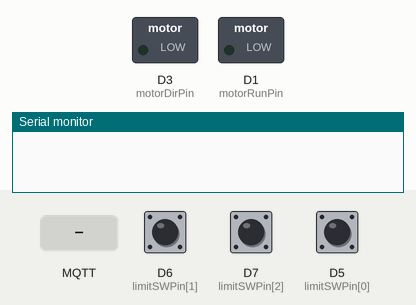
Recording of a sketch running on a simulated ESP8266 (NodeMCU). Shown: switched loads named in the sketch (green lamp = pin HIGH), the last lines printed to the serial monitor. The inputs (shaded band) are chosen by the test bench; at power-on: D6 (limitSWPin[1]) HIGH, D5 (limitSWPin[0]) HIGH, D7 (limitSWPin[2]) HIGH. WiFi joins after 1.5 s; servers stay silent unless stated; no MQTT or app messages arrive unless stated.

Above: at 2.2 s.
2.3 s: MQTT message "1" arrives on the first subscribed topic
At 2.7 s:
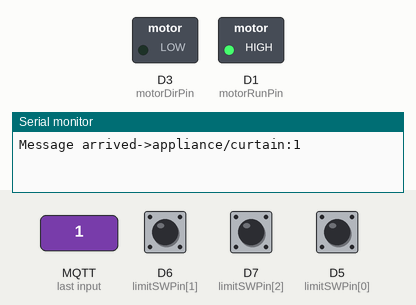
3.8 s: D6 (limitSWPin[1]) pulled LOW for 0.15 s
At 5.0 s:
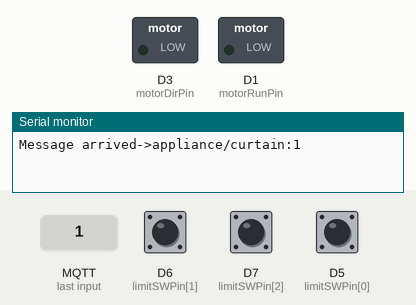
5.4 s: MQTT message "0" arrives on the first subscribed topic
At 6.3 s:
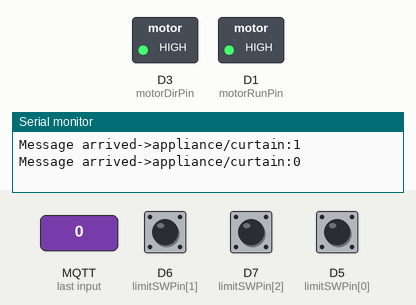
6.9 s: D5 (limitSWPin[0]) pulled LOW for 0.15 s
At 7.4 s:
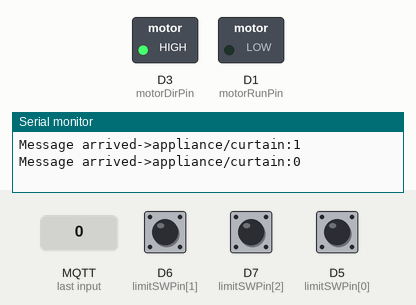
8.5 s: MQTT message "2" arrives on the first subscribed topic
At 9.8 s:
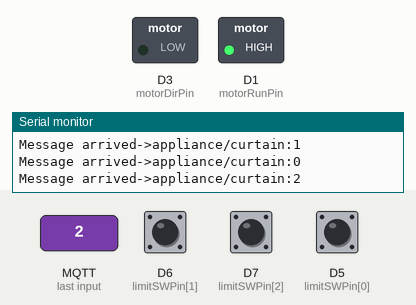
Timing chart, 0 to 20.0 s (numbered marks = the images above; inputs shaded):
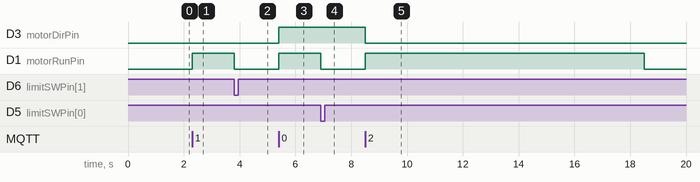

The sketch:

EX10-2.ino
```cpp
#include <ESP8266WiFi.h>
#include <PubSubClient.h>
#define motorRunPin   D1
#define motorDirPin   D3
char limitSWPin[] = {D5, D6, D7};
char ssid[]="UrWiFiAccount";  // replace with your ssid & pass
char pw[]="urPassword";
const char *mqttServer = "192.168.1.104";
const char *client1ID = "CurtainControl";
const char topicSubscribe[] = "appliance/curtain";
const char topicPublish[] = "Curtain";
WiFiClient espClient1;
PubSubClient client1(espClient1);
void callBack(char *, byte *, unsigned int);
char opening = '0';
char previousOpening = '0';
char strCommand;
unsigned long startTime;
void callBack(char *topic, byte *payload, unsigned int len) {
  Serial.print("Message arrived->");
  Serial.print(topic);
  Serial.print(":");
  for (int i = 0; i < len; i++) Serial.print((char) payload[i]);
  Serial.println();
  opening = payload[0];
}
void setup() {
  delay(1000);
  Serial.begin(9600);
  WiFi.begin(ssid, pw);
  client1.setServer(mqttServer, 1883);
  client1.setCallback(callBack);
  for (int i=0; i<3; i++) pinMode(limitSWPin[i], INPUT_PULLUP);
  pinMode(motorDirPin, OUTPUT);
  pinMode(motorRunPin, OUTPUT);
}
void loop() {
  if (!client1.connected() ) {
    client1.connect(client1ID);
    client1.subscribe(topicSubscribe);
  }
  client1.loop();
  switch (opening) {
    case '0':
      if ( opening == previousOpening ) break;
      else {
        previousOpening = opening;
        startTime = millis();
        while ( digitalRead(limitSWPin[0])==HIGH && (millis()-startTime)<10000 ) {
          yield();
          digitalWrite(motorDirPin, HIGH);
          analogWrite(motorRunPin, 1023);
        }
        analogWrite(motorRunPin, 0);
        client1.publish(topicPublish, "Curtain is closed");
      }
      break;
    case '1':
      if ( opening == previousOpening ) break;
      else if ( opening < previousOpening ) {
        previousOpening = opening;
        startTime = millis();
        while ( digitalRead(limitSWPin[1])==HIGH && (millis()-startTime)<10000 ) {
          yield();
          digitalWrite(motorDirPin, HIGH);
          analogWrite(motorRunPin, 1023);
        }
        analogWrite(motorRunPin, 0);
        client1.publish(topicPublish, "Curtain is half open");
      }
      else {
        previousOpening = opening;
        startTime = millis();
        while ( digitalRead(limitSWPin[1])==HIGH && (millis()-startTime)<10000 ) {
          yield();
          digitalWrite(motorDirPin, LOW);
          analogWrite(motorRunPin, 1023);
        }
        analogWrite(motorRunPin, 0);
        client1.publish(topicPublish, "Curtain is half open");
      }
      break;
    case '2':
      if ( opening == previousOpening ) break;
      else {
        previousOpening = opening;
        startTime = millis();
        while ( digitalRead(limitSWPin[2])==HIGH && (millis()-startTime)<10000 ) {
          yield();
          digitalWrite(motorDirPin, LOW);
          analogWrite(motorRunPin, 1023);
        }
        analogWrite(motorRunPin, 0);
        client1.publish(topicPublish, "Curtain is full open");
      }
      break;
    defalult:
      break;
  }
}
```

Measured:
- after the input at 2.3 s, D1 (motorRunPin): LOW → HIGH at once
- after the input at 3.8 s, D1 (motorRunPin): HIGH → LOW at once
- after the input at 5.4 s, D3 (motorDirPin), D1 (motorRunPin): LOW → HIGH at once
- after the input at 6.9 s, D1 (motorRunPin): HIGH → LOW at once
- after the input at 8.5 s, D3 (motorDirPin): HIGH → LOW at once; D1 (motorRunPin): LOW → HIGH at once, → LOW 10.0 s later
